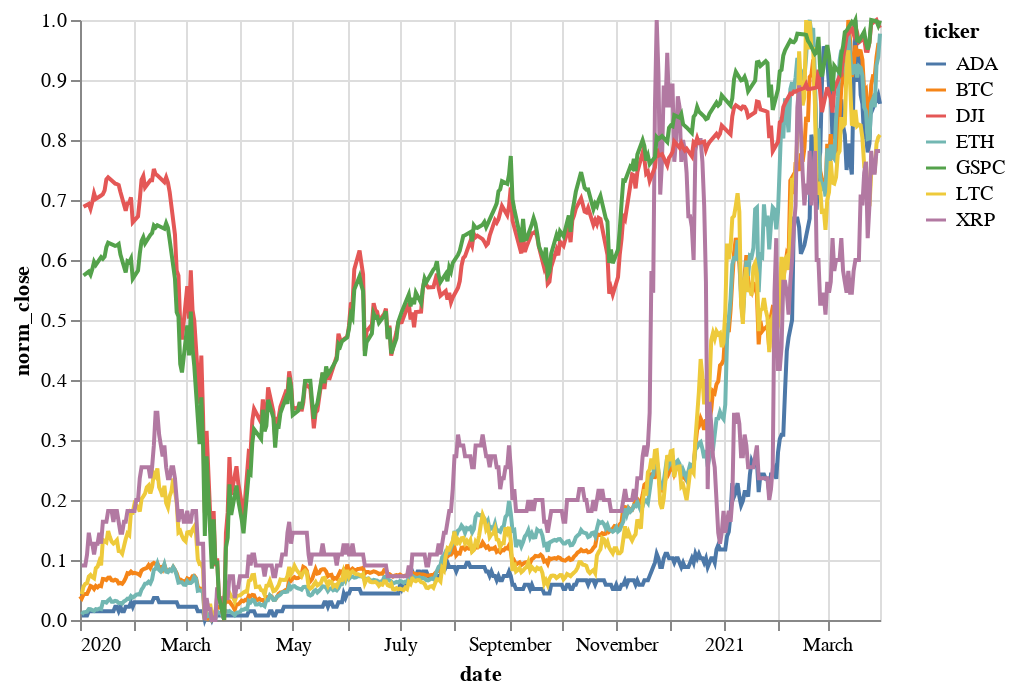

Notebook code cell kept with this figure:
### Code cell
alt.Chart(df).mark_line().encode(
    x='date:T',
    y='norm_close:Q',
    color='ticker:N'
)

### Figure 1 — Vega-Lite specification as saved in the notebook (floating-point values rounded to 4 significant figures; data arrays with more than 128 entries replaced by an {"elided": "..."} marker saying what was removed)
{"config": {"view": {"continuousWidth": 400, "continuousHeight": 300}}, "data": {"name": "data-4fb00ea3fffb58c0216b5b952983aaea"}, "mark": "line", "encoding": {"color": {"type": "nominal", "field": "ticker"}, "x": {"type": "temporal", "field": "date"}, "y": {"type": "quantitative", "field": "norm_close"}}, "$schema": "https://vega.github.io/schema/vega-lite/v4.8.1.json", "datasets": {"data-4fb00ea3fffb58c0216b5b952983aaea": {"elided": "2894 records"}}}
